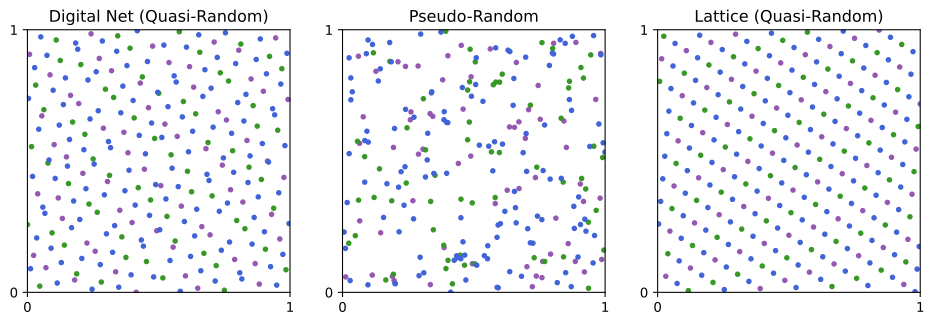

The Julia source for this figure:
include("../../../src/QMCGenerators.jl")
using .QMCGenerators
import PyPlot
using Random

ns = 2 .^ [6,7,8]
seed = 7
n = maximum(ns)
colors = ["#9558B2","#389826","#4063D8"]
xsets = [
    ["Digital Net (Quasi-Random)", Next(RandomDigitalShift(DigitalSeqB2G(2),1,seed),n)],
    ["Pseudo-Random", rand(MersenneTwister(seed),n,2)],
    ["Lattice (Quasi-Random)", Next(RandomShift(LatticeSeqB2(2),1,seed),n)]
]

ncols = size(xsets,1)
fig,ax = PyPlot.subplots(nrows=1,ncols=ncols,figsize=(4*ncols,4))
nmin = NaN
for i=1:ncols
    name,xfull = xsets[i]
    global nmin = 1
    for j=1:size(ns,1)
        nmax = ns[j]
        x = xfull[nmin:nmax,:]
        ax[i].scatter(x[:,1],x[:,2],s=10,color=colors[j])
        global nmin = nmax+1
    end
    ax[i].set_title(name)
    ax[i].set_xlim([0,1]); ax[i].set_ylim([0,1])
    ax[i].set_xticks([0,1]); ax[i].set_yticks([0,1])
    ax[i].set_aspect(1)
end 
fig.savefig(joinpath(@__DIR__(),"extensible_seq.svg"),bbox_inches="tight",transparent=true)